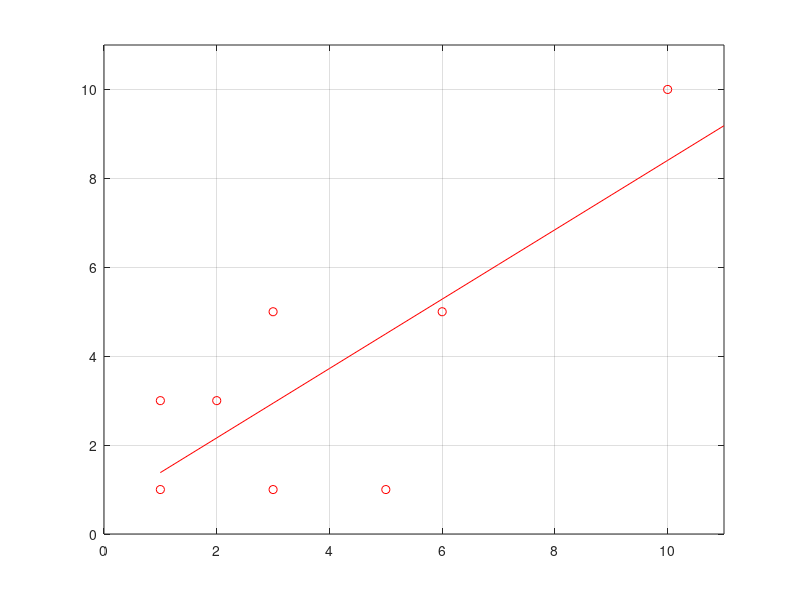

MATLAB code to generate this figure:
clc;

x1 = [1 1 2 3 3 5 6 10];
y1 = [1 3 3 1 5 1 5 10];

plot(x1,y1,'ro');
hold on;
grid on;
axis([0 11 0 11]);

A1 = [ones(8,1) x1'];
b1 = y1';
x_hat1 = inv(A1'*A1)*A1'*b1;
X1 = 1:11;
Y_hat1 = x_hat1(1,1)+x_hat1(2,1)*X1;
plot(X1,Y_hat1,'r');